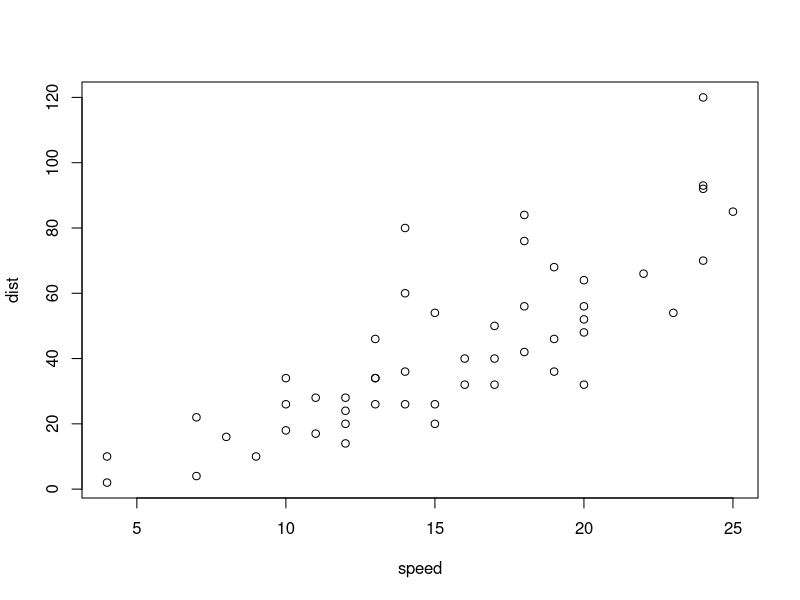
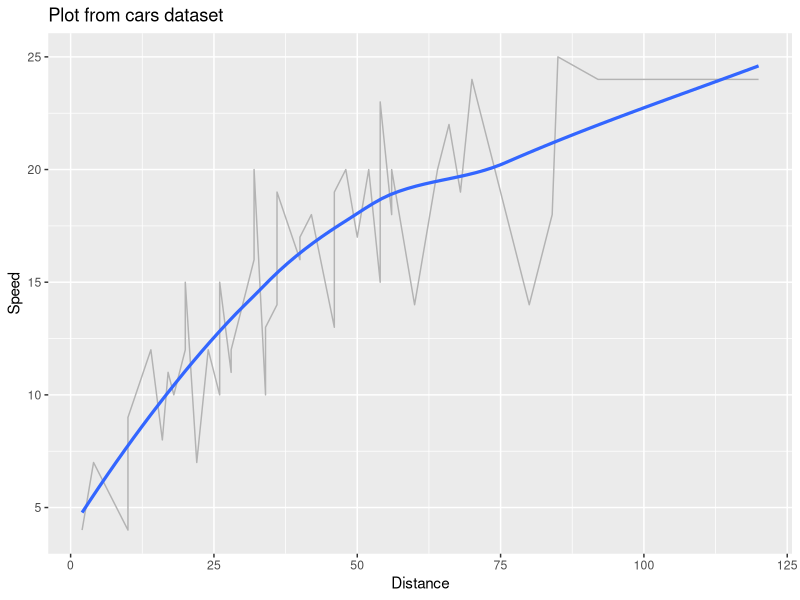

Write the R code that produced these figures, in order.
## ---- chunk 1
library(tidyverse)
library(dplyr)
## ---- chunk 2
plot(cars)
## ---- chunk 3
cars %>%
  ggplot(mapping = aes(x = dist, y = speed)) +
  geom_line(color = "gray70") + 
  geom_smooth(size = 1.1, method = "loess", se = FALSE) + #smooth the curve
  labs(x = "Distance",
       y = "Speed",
       title = "Plot from cars dataset")
